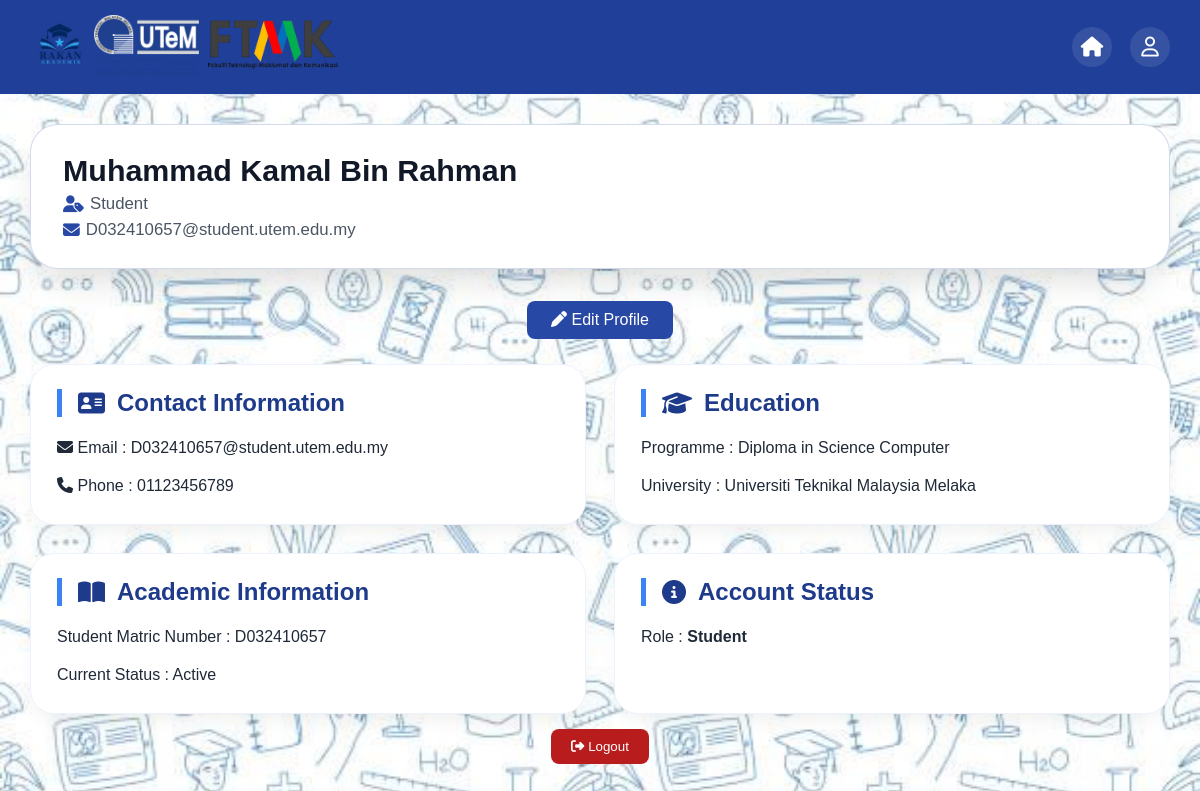
The app's page /profile.php (signed in) with its own data.
### tables this page shows
CREATE TABLE `user` (
  `matricNoStudent` varchar(20) NOT NULL COMMENT 'Unique user identifier',
  `name` varchar(100) NOT NULL COMMENT 'User full name',
  `email` varchar(100) DEFAULT NULL COMMENT 'User email address',
  `mobile_phone` varchar(20) DEFAULT NULL COMMENT 'User phone number',
  `gender` varchar(10) NOT NULL COMMENT 'User gender',
  `password` varchar(255) NOT NULL COMMENT 'User password',
  `status` varchar(20) NOT NULL COMMENT 'User account status',
  `role` varchar(20) NOT NULL COMMENT 'User role'
);

CREATE TABLE `student` (
  `matricNoStudent` varchar(20) NOT NULL COMMENT 'Student matric number',
  `course` varchar(100) NOT NULL COMMENT 'Student course'
);

### profile.php (the view, shortened to what this page needs)
<?php
include("db_connect.php");
$matric = $_SESSION['matric'];
$sqlUser = mysqli_query($conn, "
SELECT *
FROM user
WHERE matricNoStudent='$matric'
");
$user = mysqli_fetch_assoc($sqlUser);
$name = $user['name'];
$email = $user['email'];
$phone = $user['mobile_phone'];
$role = trim($user['role']);
$roles = array_map('trim', explode(",", $role));
$isTutor = in_array("Tutor", $roles);
if(isset($_SESSION['dashboard']))
{
    if($_SESSION['dashboard']=="student")
    {
        $dashboard="student_dashboard.php";
    }
    else
    {
        $dashboard="dashboard.php";
    }
}
else
{
    $dashboard="student_dashboard.php";
}
$programme = "-";
$currentStatus = "-";
$matricDisplay = "-";
if (!$isTutor) {
    $sqlStudent = mysqli_query($conn, "
    SELECT *
    FROM student
    WHERE matricNoStudent='$matric'
    ");
    if (mysqli_num_rows($sqlStudent) > 0) {
        $student = mysqli_fetch_assoc($sqlStudent);
        $programme = $student['course'];
        $matricDisplay = $student['matricNoStudent'];
        $currentStatus = $user['status'];
    }
}
?>
<!DOCTYPE html>
<html lang="en">
<head>
    <link rel="stylesheet"
        href="https://cdnjs.cloudflare.com/ajax/libs/font-awesome/6.5.1/css/all.min.css">
</head>
<body>
    <header>
        <div class="logo">
            <img src="images/logoRakan.png" alt="Rakan Akademik Logo">
            <img src="images/logoUtem.png" alt="UTeM Logo">
            <img src="images/logoFtmk.png" alt="FTMK Logo">
        </div>
        <div class="icons">
            <a href="<?php echo $dashboard; ?>" class="icon-btn" title="Home">
                <i class="fas fa-home"></i>
            </a>
            <a href="profile.php" class="icon-btn" title="Profile">
                <i class="far fa-user"></i>
            </a>
        </div>
    </header>
    <div class="bottom-profile-wrapper">
        <div class="profile-main-container">
            <div class="profile-card">
                <div class="profile-info">
                    <h2><?php echo htmlspecialchars($name); ?></h2>
                    <p>
                        <i class="fas fa-user-tag"></i>
                        <?php echo htmlspecialchars($role); ?>
                    </p>
                    <p>
                        <i class="fas fa-envelope"></i>
                        <?php echo htmlspecialchars($email); ?>
                    </p>
                </div>
            </div>
            <div class="edit-profile">
                <a href="profile_edit.php" class="edit-btn">
                    <i class="fas fa-pen"></i>
                    Edit Profile
                </a>
            </div>
            <div class="details-grid">
                <div class="info-box">
                    <h3>
                        <i class="fas fa-address-card"></i>
                        Contact Information
                    </h3>
                    <p>
                        <i class="fas fa-envelope"></i>
                        Email :
                        <?php echo htmlspecialchars($email); ?>
                    </p>
                    <p style="margin-top:12px;">
                        <i class="fas fa-phone"></i>
                        Phone :
                        <?php echo htmlspecialchars($phone); ?>
                    </p>
                </div>
                <div class="info-box">
                    <h3>
                        <i class="fas fa-graduation-cap"></i>
                        Education
                    </h3>
                    <p>
                        Programme :
                        <?php echo htmlspecialchars($programme); ?>
                    </p>
                    <p style="margin-top:12px;">
                        University :
                        Universiti Teknikal Malaysia Melaka
                    </p>
                </div>
                <div class="info-box">
                    <h3>
                        <i class="fas fa-book-open"></i>
                        Academic Information
                    </h3>
                    <p>
                        <?php
                        if ($isTutor) {
                            echo "Tutor Matric Number : ";
                        } else {
                            echo "Student Matric Number : ";
                        }
                        ?>
                        <?php echo htmlspecialchars($matricDisplay); ?>
                    </p>
                    <p style="margin-top:12px;">
                        Current Status :
                        <?php echo htmlspecialchars($currentStatus); ?>
                    </p>
                </div>
                <div class="info-box">
                    <h3>
                        <i class="fas fa-info-circle"></i>
                        Account Status
                    </h3>
                    <p>
                        Role :
                        <strong>
                            <?php echo htmlspecialchars($role); ?>
                        </strong>
                    </p>
                </div>
            </div>
            <div class="logout-container">
                <button
                    class="btn logout-btn"
                    onclick="location.href='logout.php'">
                    <i class="fas fa-sign-out-alt"></i>
                    Logout
                </button>
            </div>
        </div>
    </div>
</body>
</html>

### profile.php (style rules this page uses)
* { margin: 0; padding: 0; box-sizing: border-box; font-family: Arial, sans-serif; }
body { background-image: url('images/edubackground.jpg'); background-size: cover; background-position: center; background-repeat: no-repeat; background-attachment: fixed; }
header { background: #1f3f98; color: white; display: flex; justify-content: space-between; align-items: center; padding: 15px 30px; }
.logo img { height: 60px; width: auto; }
.icons { display: flex; align-items: center; gap: 18px; }
.icon-btn { color: white; font-size: 20px; width: 40px; height: 40px; display: flex; align-items: center; justify-content: center; border-radius: 50%; transition: 0.2s; background: rgba(255, 255, 255, 0.1); text-decoration: none; }
.bottom-profile-wrapper { padding: 30px; display: flex; justify-content: center; }
.profile-main-container { width: 100%; max-width: 1300px; }
.profile-card { background: white; border-radius: 28px; padding: 28px 32px; display: flex; align-items: center; gap: 28px; flex-wrap: wrap; box-shadow: 0 20px 35px -12px rgba(0, 0, 0, 0.15); border: 1px solid rgba(39, 72, 165, 0.2); margin-bottom: 32px; }
.profile-info h2 { font-size: 1.9rem; font-weight: 700; color: #111827; }
.profile-info p { color: #4b5563; font-size: 1.05rem; margin-top: 6px; display: flex; align-items: center; gap: 6px; }
.profile-info p i { color: #2748A5; }
.details-grid { display: grid; grid-template-columns: repeat(2, 1fr); gap: 28px; }
.info-box { background: white; padding: 24px 26px; border-radius: 24px; box-shadow: 0 10px 22px -8px rgba(0, 0, 0, 0.08); border: 1px solid #eef2ff; transition: 0.2s; }
.info-box h3 { color: #1e3a8a; font-size: 1.5rem; margin-bottom: 18px; font-weight: 600; display: flex; align-items: center; gap: 12px; border-left: 5px solid #3b82f6; padding-left: 16px; }
.info-box p { color: #1f2937; line-height: 1.65; font-size: 1rem; }
.btn { border: none; cursor: pointer; }
.logout-container { display: flex; justify-content: center; margin-top: 15px; margin-bottom: 20px; }
.logout-btn { padding: 10px 20px; background: #b91c1c; color: white; border: none; border-radius: 8px; cursor: pointer; transition: 0.2s; }
.edit-profile { text-align: center; margin-bottom: 25px; }
.edit-btn { display: inline-block; background: #2748A5; color: white; padding: 10px 24px; border-radius: 8px; text-decoration: none; transition: 0.2s; }

### records on screen
user: name "Muhammad Kamal Bin Rahman", role "Student", email "D032410657@student.utem.edu.my", mobile_phone "01123456789", status "Active"
student: course "Diploma in Science Computer", matricNoStudent "D032410657"
